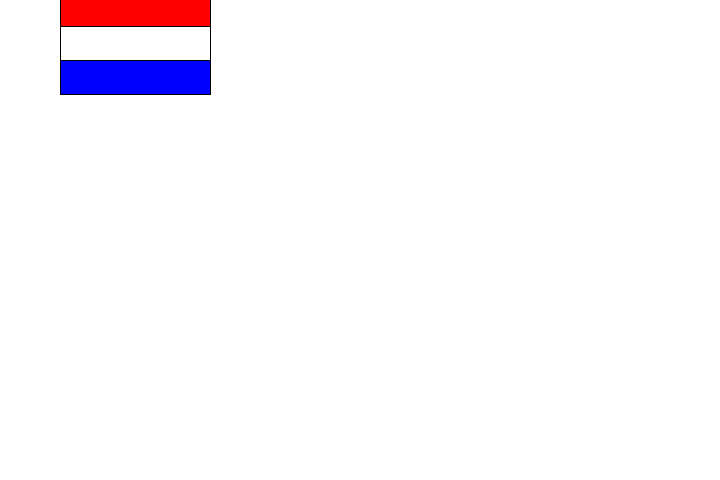
Frame 1 (no input)
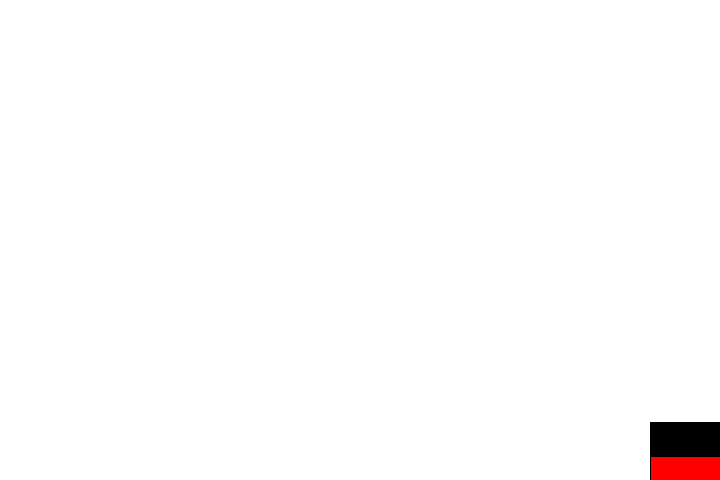
Frame 60 (the mouse pressed at the canvas centre just before this capture)
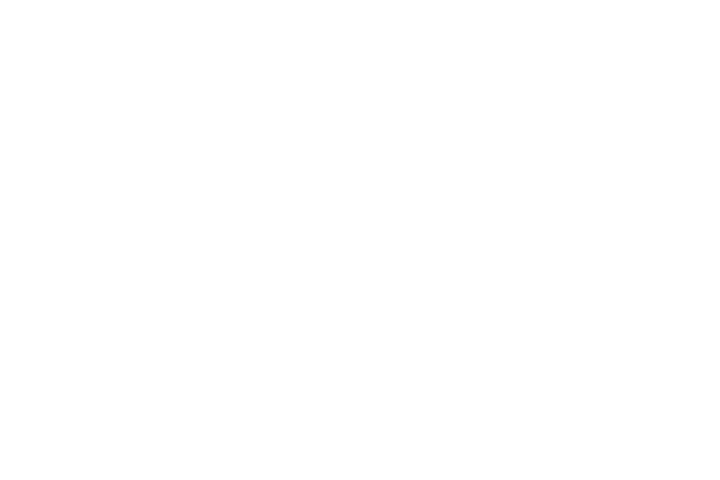
Frame 120 (the mouse held since frame 60 and released just before this capture)

The Processing sketch that drew these frames (run headless with seeded random() and noise(); from frame 60 on, the mouse is pressed at the canvas centre):

// Processing sketch: flags
// ── flags.pde
int moveX = 10;

int moveY = 10;

int posX = width/2;

int posY = height/2;

String land = "Nederland";



void setup() {

  size(720, 480);

  frameRate(60);
}

void draw() {

  background(255);

  if (posX > width || posX < -120 || posY > height + 80 || posY < -80)
  {
    if (land == "Duitsland") {
      land = "Nederland";
    } else {
      land = "Duitsland";
    }
  }

    //beweging
    posX += moveX;

    posY += moveY;


    if (posX > width || posX < -120)

    {

      moveX *= -1;
    }

    if (posY > height + 80 || posY < -80)

    {

      moveY *= -1;
    }
    if (land == "Nederland")
    {
      Nederland(posX, posY);
    }
    if (land == "Duitsland")
    {
      Duitsland(posX, posY);
    }
  }

// ── land.pde
void Nederland(int posX, int posY)
{
  //Nederland
 //Bovenste
 fill(255,0,0);
 rect(posX, posY -68, 150, 34);
 //Middelste
 fill(255);
 rect(posX, posY -34, 150, 34);
 //onderste
 fill(0,0,255);
 rect(posX, posY, 150, 34);
}

void Duitsland(int posX, int posY)
{
fill(0);
 rect(posX, posY -68, 150, 34);
 //Middelste
 fill(255,0,0);
 rect(posX, posY -34, 150, 34);
 //onderste
 fill(255,255,0);
 rect(posX, posY, 150, 34);
}
